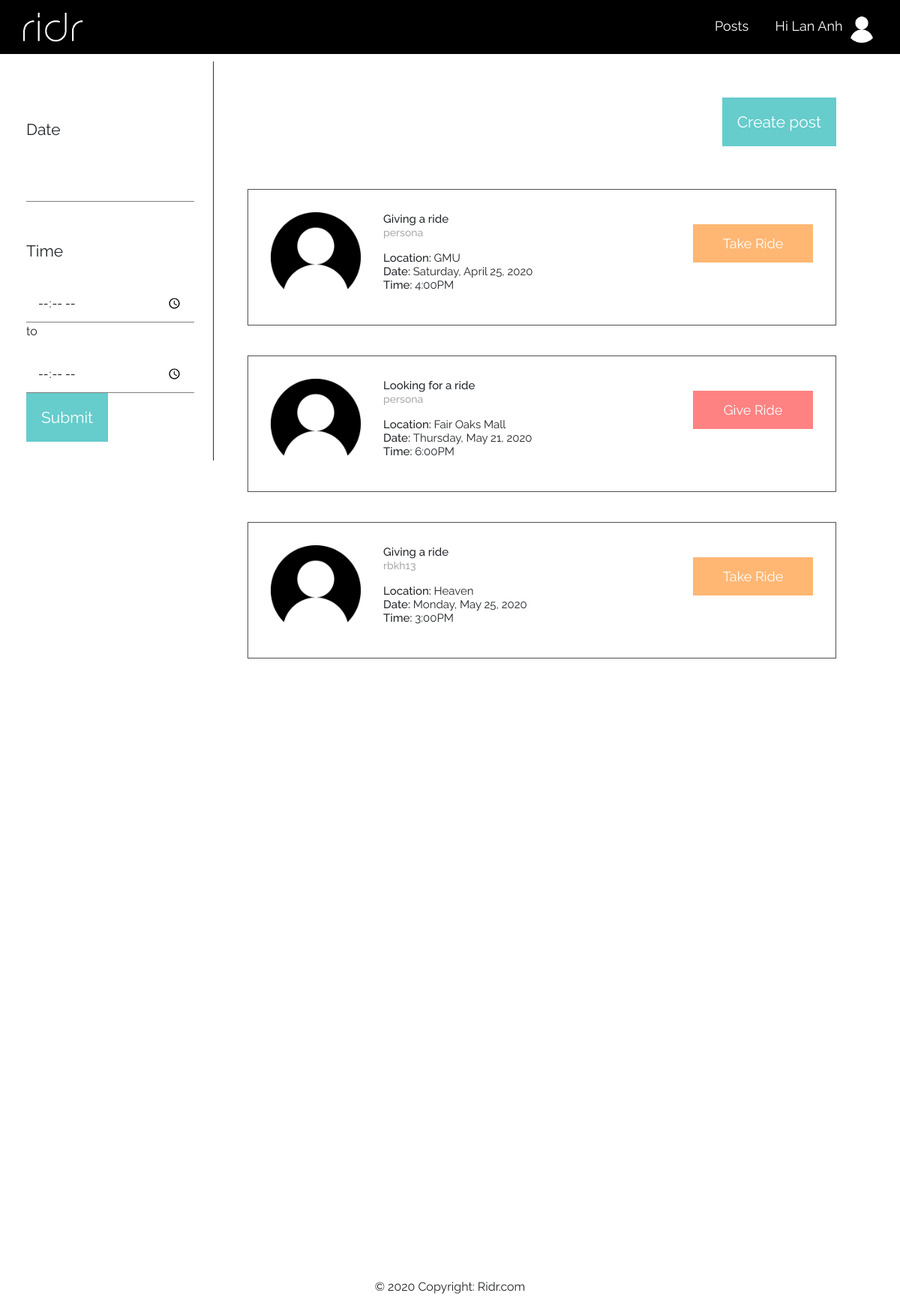
Screenshot of /posts.php (signed in) with the database file from the repository.
### tables this page shows
CREATE TABLE `post` (
  `post_ID` int(11) NOT NULL,
  `email` varchar(500) NOT NULL,
  `destination` varchar(500) DEFAULT NULL,
  `datetime` datetime DEFAULT NULL,
  `comment` varchar(200) DEFAULT NULL,
  `zipcode` varchar(5) NOT NULL,
  `isDriver` tinyint(1) NOT NULL DEFAULT 0,
  `seats` int(1) NOT NULL DEFAULT 0
);

### php/db-functions.php (called while the page is built, shortened)
<?php
function getAllPosts() {
    global $db;
    $query = "SELECT * FROM post";
    $statement = $db->prepare($query);
    $statement->execute();
    $results = $statement->fetchAll();
    return $results;
}
?>

### posts/posts-showpanels.php (the view, shortened to what this page needs)
<?php
include('php/db-functions.php');
include('php/functions.php');
$posts = getAllPosts();
?>
<div class="flex-container-wrap panels">
    <div class="post-listings" id="post-listings">
    <?php foreach ($posts as $post):  ?>
            <div class="panel panel-default">
            <?php
                if ( notPast($post['datetime'])==true ) {
            ?>
                <div class="panel-body">
                        <div class="panel-vertical-top" style="font-weight:400;">
                                <img src="static/images/profilepic-black.png" class="profile-pic">
                                <div class="normal-text">
                                    <p style="font-weight:500;">
                                        <?php
                                            if ($post['isDriver'] == 0) { echo "Giving a ride"; }
                                            else { echo "Looking for a ride"; }
                                        ?>
                                        <br/>
                                        <span style="color:darkgrey; font-size:14px;">
                                            <?php echo getUsername($post['email']); ?>
                                        </span>
                                    </p>
                                    <?php echo "<span style='font-weight:500;'>" . "Location:  " . "</span>" . $post['destination']; ?>
                                    <br/>
                                    <?php formatDateAndTime($post['datetime']); ?>
                                    <br/>
                                </div>
                        </div>
                    <?php
                        if ($post['isDriver'] == 0) {
                            echo '<form action="posts/take-ride.php" method="post" class="takegive_form">';
                            echo '<button type="submit" class="request_button subheader right-div-button"
                                          id="' . $post['post_ID'] . '">Take Ride</button>';
                            echo '</form>';
                        }
                        else {
                            echo '<form action="posts/give-ride.php" method="post" class="takegive_form">';
                            echo '<button type="submit" class="offer_button subheader right-div-button"
                                          id="' . $post['post_ID'] . '">Give Ride</button>';
                            echo '</form>';
                        }
                    ?>
                </div>
                <?php } ?>
            </div>
        <?php endforeach; ?>
    </div>
</div>

### php/functions.php (shortened to what this page needs)
<?php
function notPast($datetime) {
    $now = (new \DateTime());
    $datetime = new DateTime($datetime);
    if ( $now < $datetime )
        return true;
    else
        return false;
}
function getUsername($email) {
    $email_split = explode("@",$email);
    return $email_split[0];
}
function formatDateAndTime($datetime) {
    $datetime_array = explode(" ", $datetime);
    $date_raw = $datetime_array[0];
    $date = date('F j, Y',strtotime($date_raw));
    $dayOfWeek = date("l", strtotime($date_raw));
    $time = $datetime_array[1];
    $time = substr($time, 0, -3);
    $meridiem = "PM";
    $time_array = explode(":", $time);
    $hour = $time_array[0];
    $min = $time_array[1];
    if ($hour > 12)
        $hour = (int)$hour - 12;
    $time = $hour . ":" . $min;
    echo "<span style='font-weight:500;'>" . "Date:  " . "</span>" . $dayOfWeek . ", " . $date . "<br/>" . "<span style='font-weight:500;'>" . "Time:  " . "</span>" . $time . $meridiem;
}
?>

### static/base.css (style rules this page uses)
body { font-family: 'Raleway', sans-serif; }

### static/div-formatting.css (style rules this page uses)
.flex-container-wrap { display: flex; flex-wrap: wrap; }

### static/features.css (style rules this page uses)
.main_button, .request_button, .offer_button, .accept_button, .request_pending { border: none; text-align: center; text-decoration: none; display: inline-block; line-height: normal; height: fit-content; }
.request_button, .offer_button { width: 160px; padding: 15px 30px; }
.request_button, .request_button_hover { background-color: rgb(255, 183, 115); color: white; }
.offer_button, .offer_button_hover { background-color: rgb(255, 130, 130); color: white; }

### static/posts.css (style rules this page uses)
.post-listings { margin: 0 auto; width: inherit; }
.panels { position: relative; margin: 30 auto; width: 100%; margin-top: 130px; }
.panel-body { padding: 30px; margin-bottom: 40px; border: rgba(0, 0, 0, 0.692) solid 1px; }
.panel-vertical-top { text-align: left; line-height: normal; width: 100%; margin-top: auto; margin-bottom: auto; padding-right: 30px; }
.profile-pic { object-fit: cover; height: 120px !important; width: 120px !important; margin-right: 30px; }
.right-div-button { margin: auto; }
.panel-body img { width: auto; height: 100%; }
@media screen and (min-width: 600px) { .panel-body, .panel-vertical-top { display: flex; } }

### rows the page displays
post: isDriver "Giving a ride", email "persona", destination "GMU", datetime "Saturday", datetime "April 25, 2020", datetime "4:00"
post: isDriver "Looking for a ride", email "persona", destination "Fair Oaks Mall", datetime "Thursday", datetime "May 21, 2020", datetime "6:00"
post: isDriver "Giving a ride", email "rbkh13", destination "Heaven", datetime "Monday", datetime "May 25, 2020", datetime "3:00"

### other values shown
$_SESSION['first_name'] "Lan Anh"
